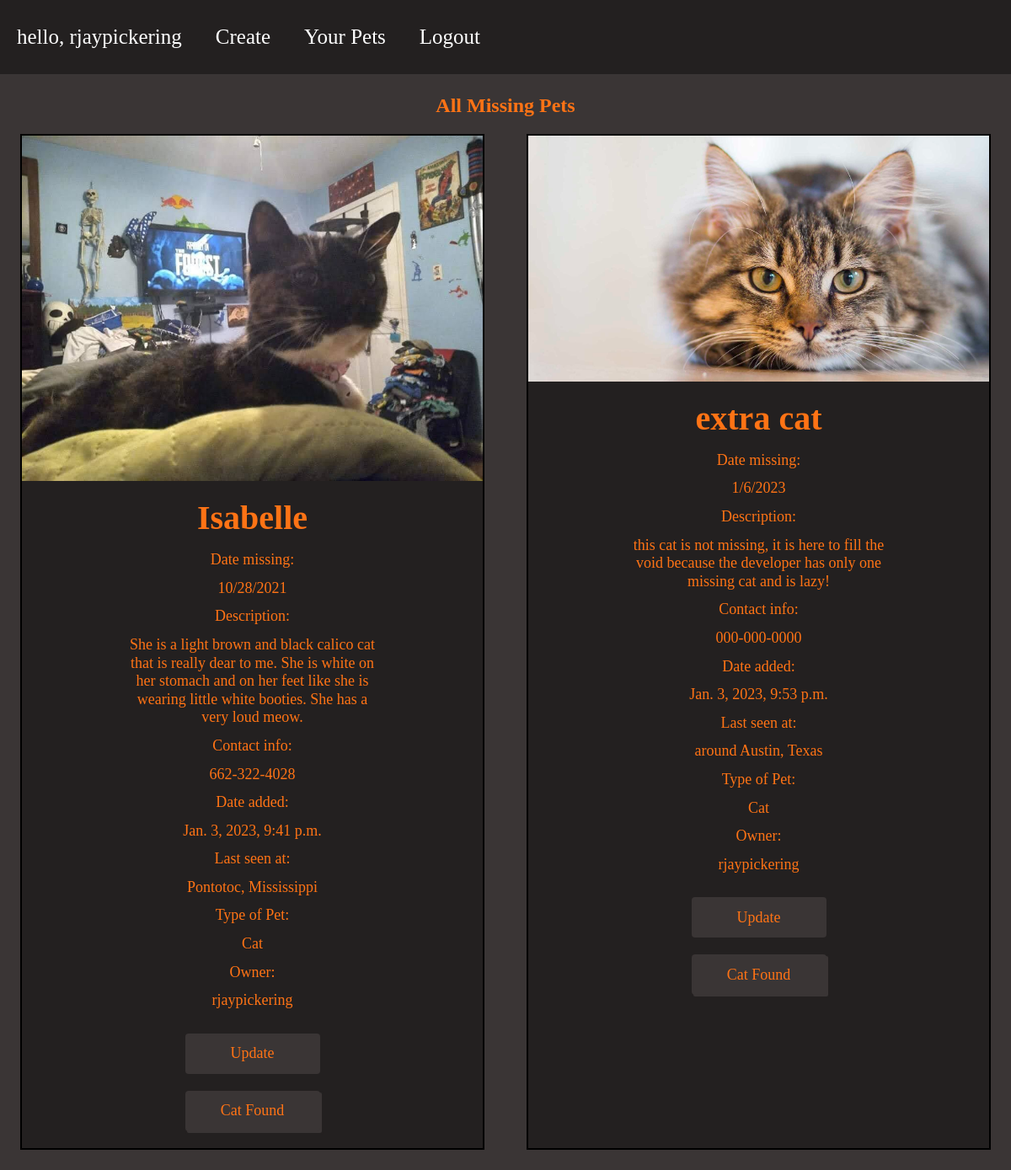
The app's page /home/ (signed in) with its own data.
### app/models.py (models this page shows, shortened)
class KittyCats(models.Model):
	ANIMAL_TYPE = (
		("Dog", "Dog"),
		("Cat", "Cat"),
		("Bird", "Bird"),
		("Rabbit", "Rabbit"),
		("Guinea Pig", "Guinea Pig"),
		("Fish", "Fish"),
		("Reptile", "Reptile"),
		("Ferret", "Ferret"),
		("Stick Insect", "Stick Insect"),
		("Rat", "Rat"),
		("Mouse", "Mouse"),
		("Amphibian", "Amphibian"),
		("Farm Animal", "Farm Animal"),
		("Other", "Other"),
	)
	img = models.ImageField()
	name = models.CharField(max_length=200)
	missing = models.CharField(max_length=200)
	description = models.CharField(max_length=200)
	contact = models.CharField(max_length=200)
	user = models.CharField(max_length=200)
	location = models.CharField(max_length=200)
	animal = models.CharField(max_length=200, choices=ANIMAL_TYPE)
	date = models.DateTimeField(auto_now_add=True, null=True)

### app/views.py (the view)
# urls.py: path("home/", app.views.userhome, name="user-page"),
@login_required(login_url='userlogin')
def userhome(request):
	kats = KittyCats.objects.all()
	return render(request, "user-page.html", {"kats": kats})

### app/templates/user-page.html (shortened to what this page needs)
{% load static %}
<!DOCTYPE html>
<html lang="en">
  <head>
    <link rel="stylesheet" href="{% static 'home.css' %}" />
  </head>
  <body class="user_body">
    <div class="navbar-user">
      <div class="greet-navbar-div"> <section class="hidden_on_change">hello, {{request.user}}</section></div>
      <a href="{% url 'create' %}">Create</a>
      <a href="{% url 'your_cat' %}">Your Pets</a>
      <a href="{% url 'logout' %}">Logout</a>
    </div>
    <section id="pricing">
      <h2>All Missing Pets</h2>
      <div class="box">
        {% for cats in kats %}
        <div class="listing">
          <div class="top">
            <img class="animal" src="static{{cats.img.url}}" alt="users cat">
          </div>
          <h2>{{cats.name}}</h2>
          <ul>
            <li>Date missing:</li>
            <li>{{cats.missing}}</li>
            <li>Description:</li>
            <li class="desc-home">{{cats.description}}</li>
            <li>Contact info:</li>
            <li>{{cats.contact}}</li>
            <li>Date added:</li>
            <li>{{cats.date}}</li>
            <li>Last seen at:</li>
            <li>{{cats.location}}</li>
            <li>Type of Pet:</li>
            <li>{{cats.animal}}</li>
            <li>Owner:</li>
            <li class="last">{{cats.user}}</li>
          </ul>
          {% if cats.user == request.user.username %}
            <a class="btn" href="{% url 'update' cats.id %}">Update</a>
            <div class="btn-front-1">
              <div class="btn-back">
                <p>Did you find your cat?</p>
              </div>
              <div class="btn-front">Cat Found</div>
            </div>
          {% endif %}
        </div>
        {% endfor %}
      </div>
    </section>
  </body>
</html>

### app/static/home.css (style rules this page uses)
html, body { overflow-x: hidden; margin: 0; padding: 0; }
.greet-navbar-div { float: left; color: white; text-align: center; padding: 14px 20px; padding-top: 30px; padding-bottom: 30px; text-decoration: none; font-size: 25px; margin: 0; display: flex; }
#pricing { margin: 3vh; text-align: center; }
.box { display: grid; grid-template-columns: repeat(auto-fit, minmax(350px, 1fr)); grid-gap: 50px; }
.listing { display: flex; flex-direction: column; align-items: center; border: 0.125rem solid #000; background-color: #232020; }
.animal { width: 100%; object-fit: contain; }
.listing h2 { margin: 0; font-size: 5vh; margin-top: 1rem; margin-bottom: 1rem; }
.listing ul { margin: 0; padding: 0; }
.listing li { font-size: 1.125rem; line-height: 1.2; text-align: left; margin-bottom: 0.75rem; list-style: none; text-align: center; margin-left: 0; }
.last { padding-bottom: 1rem; }
.btn { background-color: #3A3535; text-decoration: none; color: #FF7315; font-size: 1.125rem; width: 10rem; height: 3rem; margin-bottom: 1.25rem; border: 0 solid; border-radius: 0.25rem; transition: 1s; display: flex; align-items: center; justify-content: center; }
#pricing p { font-size: 1rem; }
.user_body { background-color: #3A3535; color: #FF7315; }
.navbar-user { overflow: hidden; background-color: #232020; position: sticky; top: 0; }
.navbar-user a { float: left; color: white; text-align: center; padding: 14px 20px; padding-top: 30px; padding-bottom: 30px; text-decoration: none; font-size: 25px; }
.btn-front-1 { display: block; position: relative; width: 10rem; height: 3rem; transition: width 0.8s cubic-bezier(0.23, 1, 0.32, 1), height 0.8s cubic-bezier(0.23, 1, 0.32, 1), transform 0.8s cubic-bezier(0.175, 0.885, 0.32, 1.275); transform-style: preserve-3d; transform-origin: 50% 50%; text-align: center; margin-bottom: 1.25rem; }
.btn-front { display: flex; justify-content: center; margin-bottom: 1.25rem; align-items: center; font-size: 1.125rem; width: 10rem; height: 3rem; text-align: center; background-color: #3A3535; color: #FF7315; cursor: pointer; backface-visibility: hidden; -webkit-tap-highlight-color: rgba(0, 0, 0, 0); transition: 1s ease, line-height 0.8s cubic-bezier(0.23, 1, 0.32, 1); border-radius: 0.25rem; }
.btn-back { position: absolute; width: 100%; height: 100%; background-color: #3A3535; color: #FF7315; transform: translateZ(-2px) rotateX(180deg); overflow: hidden; transition: box-shadow 0.8s ease; border-radius: 0.25rem; border: 0.125rem solid #232020; }
.btn-back p { margin-top: 27px; margin-bottom: 25px; font-size: 1.125rem; }
.desc-home { width: 25vw; }

### records on screen
KittyCats: img (picture), name "Isabelle", missing "10/28/2021", description "She is a light brown and black calico cat that is really dear to me. She is white on her stomach and on her feet like she is wearing little white booties. She has a very loud meow.", contact "662-322-4028", date "Jan. 3, 2023, 9:41 p.m.", location "Pontotoc, Mississippi", animal "Cat", user "rjaypickering", shows "Update"
KittyCats: img (picture), name "extra cat", missing "1/6/2023", description "this cat is not missing, it is here to fill the void because the developer has only one missing cat and is lazy!", contact "000-000-0000", date "Jan. 3, 2023, 9:53 p.m.", location "around Austin, Texas", animal "Cat", user "rjaypickering", shows "Update"
